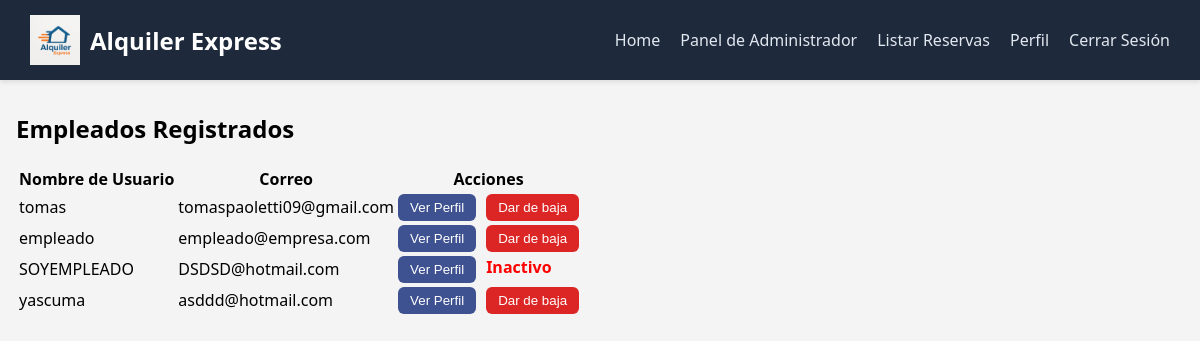
/usuarios/panel-admin/lista-empleados/ (signed in), run on an earlier commit of the app's database.
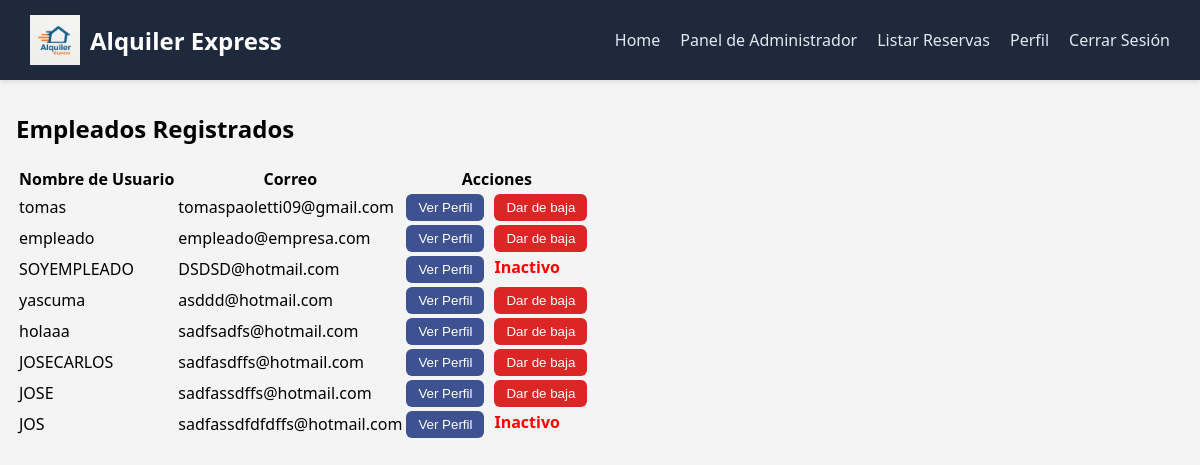
And on a later commit of the database.
### gestion_usuarios/models.py (models this page shows, shortened)
class Usuario(AbstractUser):
    dni = models.PositiveIntegerField(max_length=10, unique=True)
    telefono = models.PositiveIntegerField(max_length=20)

### gestion_usuarios/views.py (the view)
# urls.py: path('panel-admin/lista-empleados/', views.listar_empleados, name='lista-empleados'),
@login_required
@user_passes_test(es_admin)
def listar_empleados(request):
    empleados = Usuario.objects.filter(is_staff=True, is_superuser=False)
    return render(request, 'gestion_usuarios/lista-empleados.html', {'empleados': empleados})

### gestion_usuarios/views.py (called while the page is built)
def es_admin(user):
    return user.is_authenticated and user.is_superuser

### templates/gestion_usuarios/lista-empleados.html (shortened to what this page needs)
{% extends 'base.html' %}
{% load static %}
{% block content %}
<h2>Empleados Registrados</h2>
<table>
  <thead>
    <tr>
      <th>Nombre de Usuario</th>
      <th>Correo</th>
      <th>Acciones</th>
    </tr>
  </thead>
  <tbody>
    {% for empleado in empleados %}
    <tr>
      <td>{{ empleado.username }}</td>
      <td>{{ empleado.email }}</td>
      <td style="display: flex; gap: 10px;">
        <a href="{% url 'detalle-empleado' empleado.id %}">
          <button style="padding: 6px 12px; background-color: #3e5190; color: white; border: none; border-radius: 6px; cursor: pointer;">
            Ver Perfil
          </button>
        </a>
        {% if empleado.is_active %}
        <form method="post" action="{% url 'baja_empleado' empleado.id %}">
          <button type="submit" onclick="return confirm('¿Estás seguro de que querés dar de baja a este empleado?')"
            style="padding: 6px 12px; background-color: #dc2626; color: white; border: none; border-radius: 6px; cursor: pointer;">
            Dar de baja
          </button>
        </form>
        {% else %}
          <span style="color: red; font-weight: bold;">Inactivo</span>
        {% endif %}
      </td>
    </tr>
    {% empty %}
    <tr>
      <td colspan="3">No hay empleados registrados.</td>
    </tr>
    {% endfor %}
  </tbody>
</table>
{% endblock %}

What changed in the data, as far as the page shows it:
added Usuario: username "holaaa", email "sadfsadfs@hotmail.com", is_active "Dar de baja"
added Usuario: username "JOSECARLOS", email "sadfasdffs@hotmail.com", is_active "Dar de baja"
added Usuario: username "JOSE", email "sadfassdffs@hotmail.com", is_active "Dar de baja"
added Usuario: username "JOS", email "sadfassdfdfdffs@hotmail.com", is_active "Inactivo"
